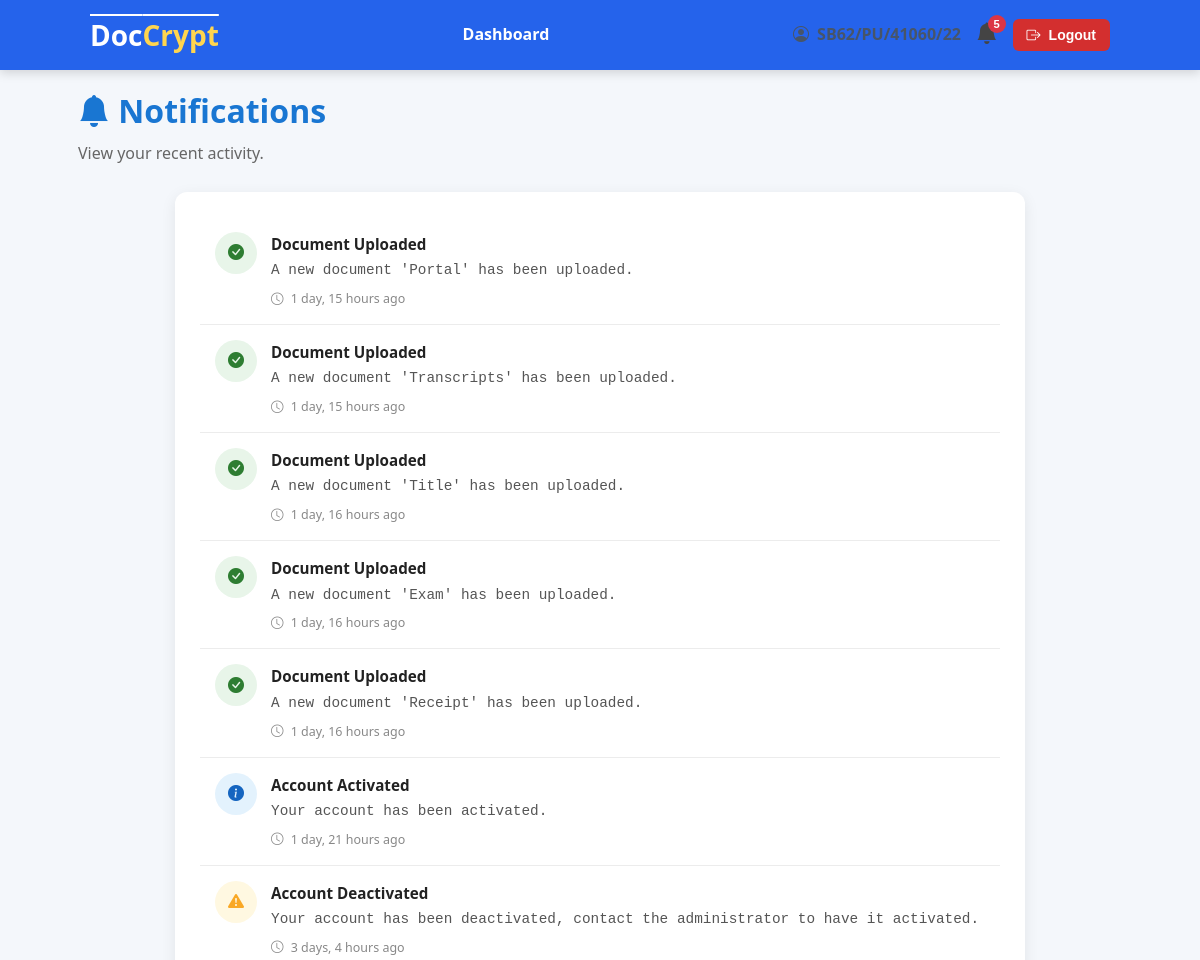
/notifications/notifications/ (signed in, upper part), run on an earlier commit of the app's database.
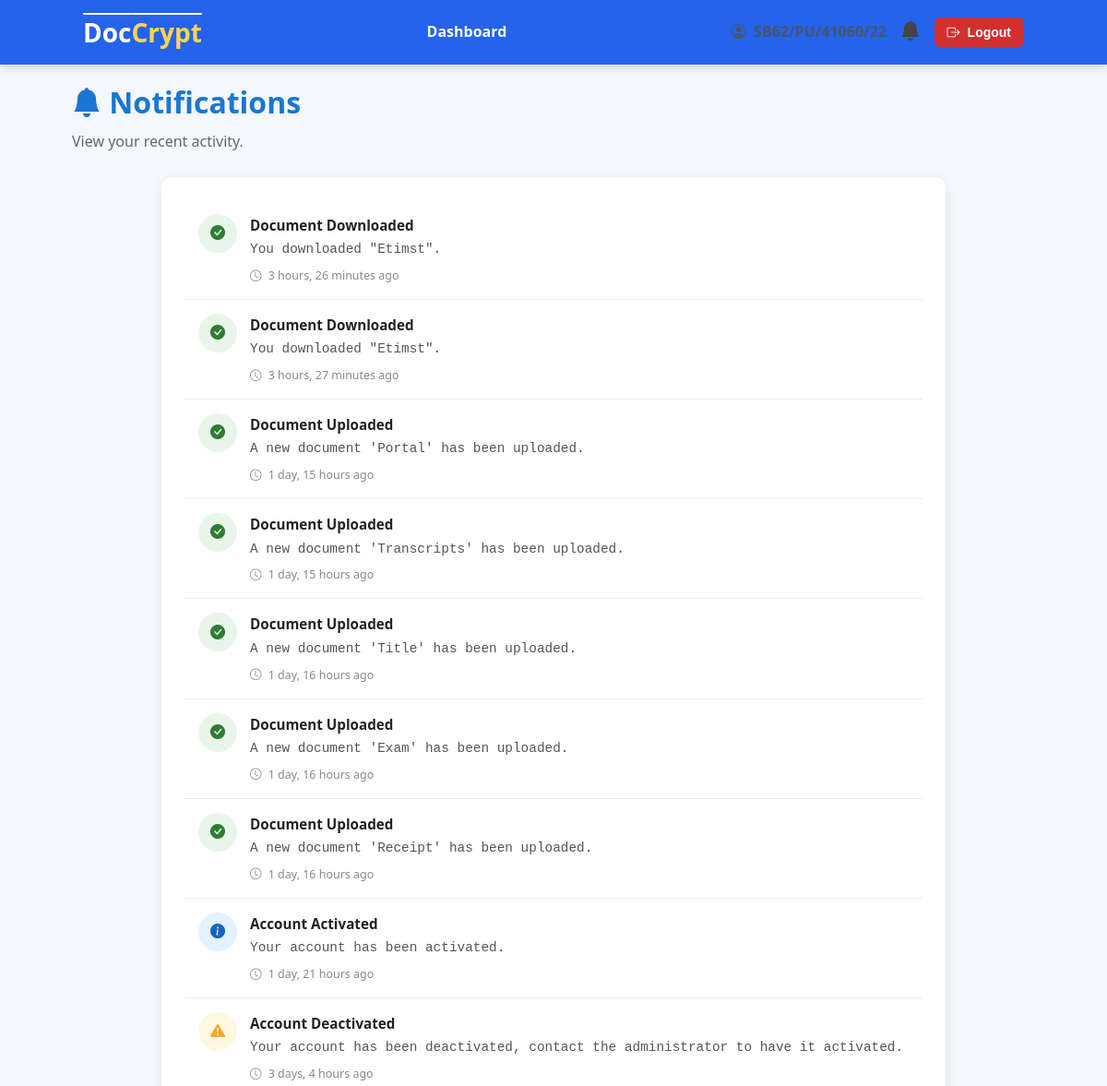
And on a later commit of the database.
### notifications/models.py (models this page shows, shortened)
class Notification(models.Model):
    class Type(models.TextChoices):
        INFO = "INFO", "Information"
        SUCCESS = "SUCCESS", "Success"
        WARNING = "WARNING", "Warning"
        ERROR = "ERROR", "Error"
    recipient = models.ForeignKey(settings.AUTH_USER_MODEL, on_delete=models.CASCADE, related_name="notifications")
    title = models.CharField(max_length=100)
    message =  models.TextField()
    notification_type = models.CharField(max_length=10, choices=Type.choices, default=Type.INFO)
    is_read = models.BooleanField(default=False)
    created_at = models.DateTimeField(auto_now_add=True)
    class Meta:
        ordering = ["-created_at"]

### notifications/views.py (the view)
# urls.py: path("notifications/", views.notification_list, name="notification_list"),
@login_required
def notification_list(request):
    all_notifications  = Notification.objects.filter(recipient=request.user).order_by("-created_at")
    return render(request, "notifications/notifications_list.html", {"notifications": all_notifications})

### notifications/context_processors.py (called while the page is built)
def notifications(request):
    if request.user.is_authenticated:
        notifications = Notification.objects.filter(
            recipient=request.user,
            is_read=False,
        ).order_by("-created_at")[:5]
        return {
            'notifications': notifications,
            "notification_count": notifications.count(),
        }
    return {
        "notifications": [],
        "notification_count":0,
    }

### users/models.py (called while the page is built)
    @property
    def is_student(self):
        return self.role == self.Role.STUDENT

    @property
    def is_admin(self):
        return self.role == self.Role.ADMIN or self.is_superuser

### notifications/templates/notifications/notifications_list.html (shortened to what this page needs)
{% extends "users/base.html" %}
{% block content %}
<div class="page-header">
    <div>
        <h1>
            <i class="bi bi-bell-fill"></i>
            Notifications
        </h1>
        <p>
            View your recent activity.
        </p>
    </div>
</div>
<div class="notification-page">
    <div class="card">
    {% if notifications %}
        {% for notification in notifications %}
            <div class="notification-item notification-{{ notification.notification_type|lower }}">
                <div class="notification-icon">
                    {% if notification.notification_type == "SUCCESS" %}
                        <i class="bi bi-check-circle-fill"></i>
                    {% elif notification.notification_type == "WARNING" %}
                        <i class="bi bi-exclamation-triangle-fill"></i>
                    {% elif notification.notification_type == "ERROR" %}
                        <i class="bi bi-x-circle-fill"></i>
                    {% else %}
                        <i class="bi bi-info-circle-fill"></i>
                    {% endif %}
                </div>
                <div class="notification-content">
                    <strong>{{ notification.title }}</strong>
                    <p>{{ notification.message }}</p>
                    <small>
                        <i class="bi bi-clock"></i>
                        {{ notification.created_at|timesince }} ago
                    </small>
                </div>
                {% if not notification.is_read %}
                    <span class="badge badge-primary">
                    </span>
                {% endif %}
            </div>
        {% endfor %}
    {% endif %}
    </div>
</div>
{% endblock %}

What changed in the data, as far as the page shows it:
added Notification: notification_type "SUCCESS" (drawn), title "Document Downloaded", message "You downloaded \"Etimst\".", created_at "3 hours, 26 minutes"
added Notification: notification_type "SUCCESS" (drawn), title "Document Downloaded", message "You downloaded \"Etimst\".", created_at "3 hours, 27 minutes"
changed Notification "A new document 'Portal' has been uploaded.": is_read False → True (drawn)
changed Notification "A new document 'Transcripts' has been uploaded.": is_read False → True (drawn)
changed Notification "A new document 'Title' has been uploaded.": is_read False → True (drawn)
changed Notification "A new document 'Exam' has been uploaded.": is_read False → True (drawn)
changed Notification "A new document 'Receipt' has been uploaded.": is_read False → True (drawn)
Also different on the page:
{{ notification_count }}: "5" → (not shown)
